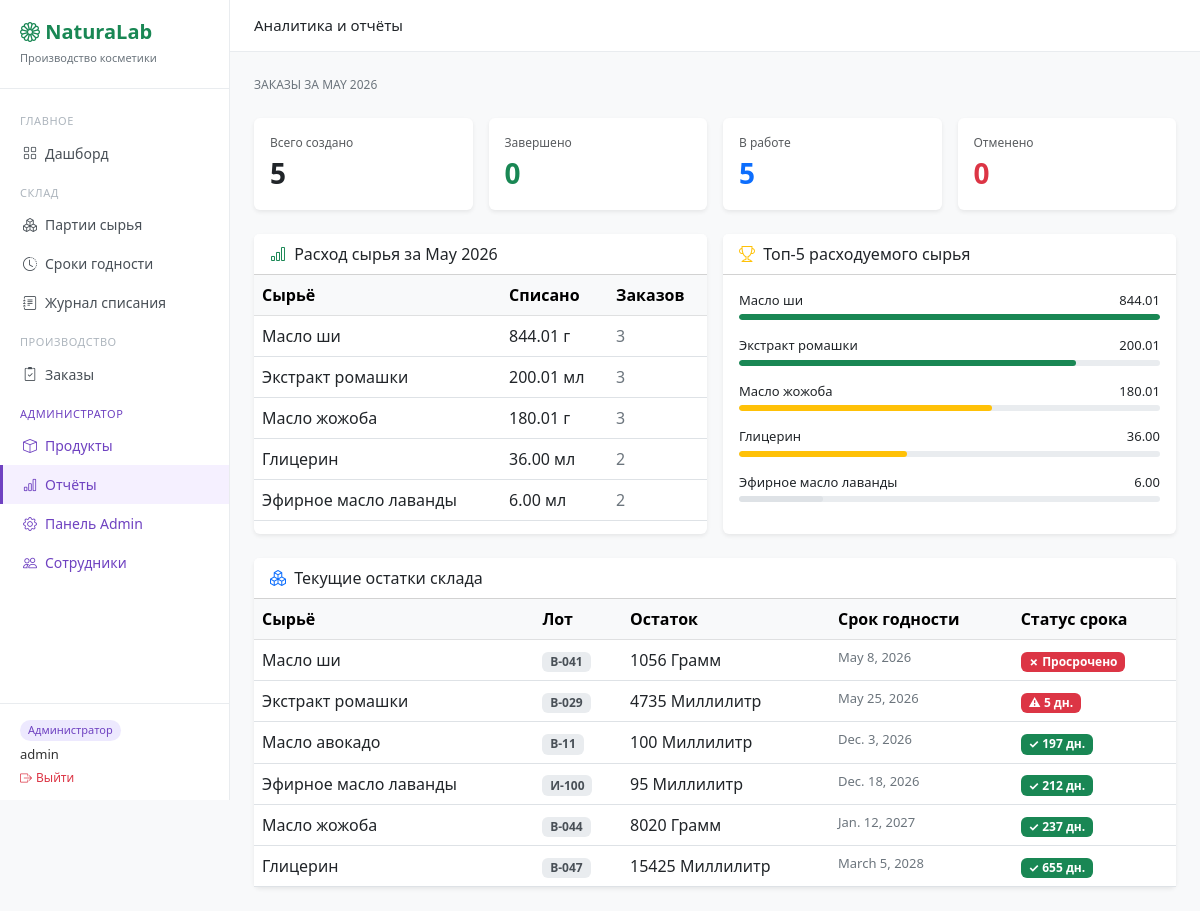
The page /warehouse/reports/ (signed in) on the database its author committed.
### warehouse/models.py (models this page shows, shortened)
class Ingredient(models.Model):
    UNIT_CHOICES = [
        ('kg', 'Килограмм'),
        ('g',  'Грамм'),
        ('l',  'Литр'),
        ('ml', 'Миллилитр'),
    ]
    name         = models.CharField(max_length=200, verbose_name='Название')
    unit         = models.CharField(max_length=10, choices=UNIT_CHOICES, verbose_name='Единица измерения')
    description  = models.TextField(blank=True, verbose_name='Описание')
    min_quantity = models.DecimalField(max_digits=10, decimal_places=2, default=0,
                                       verbose_name='Минимальный остаток')
    class Meta:
        verbose_name = 'Сырьё'
        verbose_name_plural = 'Сырьё'

class Batch(models.Model):
    STATUS_CHOICES = [
        ('available', 'Доступна'),
        ('depleted',  'Израсходована'),
        ('expired',   'Просрочена'),
    ]
    ingredient  = models.ForeignKey(Ingredient, on_delete=models.PROTECT, verbose_name='Сырьё')
    lot_number  = models.CharField(max_length=50, unique=True, verbose_name='Номер партии')
    quantity    = models.DecimalField(max_digits=10, decimal_places=3, verbose_name='Остаток')
    received_at = models.DateField(verbose_name='Дата поступления')
    expiry_date = models.DateField(verbose_name='Срок годности')
    status      = models.CharField(max_length=20, choices=STATUS_CHOICES, default='available')
    class Meta:
        verbose_name = 'Партия сырья'
        verbose_name_plural = 'Партии сырья'
        ordering = ['expiry_date']
    @property
    def days_left(self):
        from django.utils import timezone
        delta = self.expiry_date - timezone.now().date()
        return delta.days

### warehouse/views.py (the view)
# urls.py: path('reports/', views.reports, name='reports'),
@admin_required
def reports(request):
    today = timezone.now().date()
    month_start = today.replace(day=1)
    orders_month = ProductionOrder.objects.filter(created_at__date__gte=month_start)
    orders_stats = {
        'total':       orders_month.count(),
        'done':        orders_month.filter(status='done').count(),
        'in_progress': orders_month.filter(status='in_progress').count(),
        'cancelled':   orders_month.filter(status='cancelled').count(),
    }
    writeoff_stats = WriteOffLog.objects.filter(
        written_off_at__date__gte=month_start
    ).values(
        'batch__ingredient__name',
        'batch__ingredient__unit'
    ).annotate(
        total_quantity=Sum('quantity'),
        order_count=Count('order', distinct=True)
    ).order_by('-total_quantity')
    top_ingredients = WriteOffLog.objects.values(
        'batch__ingredient__name',
        'batch__ingredient__unit'
    ).annotate(
        total=Sum('quantity')
    ).order_by('-total')[:5]
    batches = Batch.objects.filter(status='available').select_related('ingredient')
    context = {
        'orders_stats':    orders_stats,
        'writeoff_stats':  writeoff_stats,
        'top_ingredients': top_ingredients,
        'batches':         batches,
        'month':           month_start.strftime('%B %Y'),
        'today':           today,
    }
    return render(request, 'warehouse/reports.html', context)

### warehouse/views.py (called while the page is built)
def admin_required(view_func):
    return user_passes_test(lambda u: u.is_superuser)(view_func)

### templates/warehouse/reports.html (shortened to what this page needs)
{% extends 'base.html' %}
{% block page_title %}Аналитика и отчёты{% endblock %}
{% block content %}
<div class="row g-3 mb-4">
  <div class="col-12">
    <div style="font-size:12px;color:#6c757d;margin-bottom:8px">
      ЗАКАЗЫ ЗА {{ month|upper }}
    </div>
  </div>
  <div class="col-md-3">
    <div class="card border-0 shadow-sm p-3">
      <div class="text-muted" style="font-size:12px">Всего создано</div>
      <div class="fs-3 fw-bold">{{ orders_stats.total }}</div>
    </div>
  </div>
  <div class="col-md-3">
    <div class="card border-0 shadow-sm p-3">
      <div class="text-muted" style="font-size:12px">Завершено</div>
      <div class="fs-3 fw-bold text-success">{{ orders_stats.done }}</div>
    </div>
  </div>
  <div class="col-md-3">
    <div class="card border-0 shadow-sm p-3">
      <div class="text-muted" style="font-size:12px">В работе</div>
      <div class="fs-3 fw-bold text-primary">{{ orders_stats.in_progress }}</div>
    </div>
  </div>
  <div class="col-md-3">
    <div class="card border-0 shadow-sm p-3">
      <div class="text-muted" style="font-size:12px">Отменено</div>
      <div class="fs-3 fw-bold text-danger">{{ orders_stats.cancelled }}</div>
    </div>
  </div>
</div>
<div class="row g-3 mb-4">
  <div class="col-md-6">
    <div class="card border-0 shadow-sm h-100">
      <div class="card-header bg-white fw-500">
        <i class="bi bi-bar-chart me-1 text-success"></i>
        Расход сырья за {{ month }}
      </div>
      <div class="card-body p-0">
        <table class="table table-hover mb-0">
          <thead class="table-light">
            <tr><th>Сырьё</th><th>Списано</th><th>Заказов</th></tr>
          </thead>
          <tbody>
            {% for item in writeoff_stats %}
            <tr>
              <td>{{ item.batch__ingredient__name }}</td>
              <td class="fw-500">
                {{ item.total_quantity|floatformat:2 }}
                {% if item.batch__ingredient__unit == 'kg' %}г
                {% elif item.batch__ingredient__unit == 'g' %}г
                {% elif item.batch__ingredient__unit == 'l' %}мл
                {% elif item.batch__ingredient__unit == 'ml' %}мл
                {% endif %}
              </td>
              <td style="color:#6c757d">{{ item.order_count }}</td>
            </tr>
            {% empty %}
            <tr>
              <td colspan="3" class="text-center text-muted py-3">
                Нет данных за этот месяц
              </td>
            </tr>
            {% endfor %}
          </tbody>
        </table>
      </div>
    </div>
  </div>
  <div class="col-md-6">
    <div class="card border-0 shadow-sm h-100">
      <div class="card-header bg-white fw-500">
        <i class="bi bi-trophy me-1 text-warning"></i>
        Топ-5 расходуемого сырья
      </div>
      <div class="card-body">
        {% for item in top_ingredients %}
        <div class="mb-3">
          <div class="d-flex justify-content-between mb-1" style="font-size:13px">
            <span>{{ item.batch__ingredient__name }}</span>
            <span class="fw-500">{{ item.total|floatformat:2 }}</span>
          </div>
          <div style="height:6px;background:#e9ecef;border-radius:99px;overflow:hidden">
            {% if forloop.first %}
            <div style="height:100%;background:#198754;border-radius:99px;width:100%"></div>
            {% elif forloop.counter == 2 %}
            <div style="height:100%;background:#198754;border-radius:99px;width:80%"></div>
            {% elif forloop.counter == 3 %}
            <div style="height:100%;background:#ffc107;border-radius:99px;width:60%"></div>
            {% elif forloop.counter == 4 %}
            <div style="height:100%;background:#ffc107;border-radius:99px;width:40%"></div>
            {% else %}
            <div style="height:100%;background:#dee2e6;border-radius:99px;width:20%"></div>
            {% endif %}
          </div>
        </div>
        {% empty %}
        <div class="text-muted text-center py-3" style="font-size:13px">
          Нет данных о списании
        </div>
        {% endfor %}
      </div>
    </div>
  </div>
</div>
<div class="card border-0 shadow-sm">
  <div class="card-header bg-white fw-500">
    <i class="bi bi-boxes me-1 text-primary"></i>
    Текущие остатки склада
  </div>
  <div class="card-body p-0">
    <table class="table table-hover mb-0">
      <thead class="table-light">
        <tr><th>Сырьё</th><th>Лот</th><th>Остаток</th><th>Срок годности</th><th>Статус срока</th></tr>
      </thead>
      <tbody>
        {% for batch in batches %}
        <tr>
          <td class="fw-500">{{ batch.ingredient.name }}</td>
          <td>
            <span class="badge" style="background:#e9ecef;color:#495057">
              {{ batch.lot_number }}
            </span>
          </td>
          <td>{{ batch.quantity|floatformat:0 }} {{ batch.ingredient.get_unit_display }}</td>
          <td style="font-size:13px;color:#6c757d">{{ batch.expiry_date }}</td>
          <td>
            {% if batch.days_left < 0 %}
              <span class="badge bg-danger">✗ Просрочено</span>
            {% elif batch.days_left <= 14 %}
              <span class="badge bg-danger">⚠ {{ batch.days_left }} дн.</span>
            {% elif batch.days_left <= 30 %}
              <span class="badge bg-warning text-dark">⚠ {{ batch.days_left }} дн.</span>
            {% elif batch.days_left <= 90 %}
              <span class="badge bg-success">{{ batch.days_left }} дн.</span>
            {% else %}
              <span class="badge bg-success">✓ {{ batch.days_left }} дн.</span>
            {% endif %}
          </td>
        </tr>
        {% endfor %}
      </tbody>
    </table>
  </div>
</div>
{% endblock %}

### templates/base.HTML (shortened to what this page needs)
<!DOCTYPE html>
<html lang="ru">
<head>
  <link href="https://cdn.jsdelivr.net/npm/bootstrap@5.3.0/dist/css/bootstrap.min.css" rel="stylesheet">
  <link href="https://cdn.jsdelivr.net/npm/bootstrap-icons@1.11.0/font/bootstrap-icons.css" rel="stylesheet">
</head>
<body>
<div class="sidebar">
  <div class="logo">
    <h5><i class="bi bi-flower1"></i> NaturaLab</h5>
    <small>Производство косметики</small>
  </div>
  <div style="flex:1;overflow-y:auto">
    <div class="nav-section">ГЛАВНОЕ</div>
    <a href="{% url 'dashboard' %}" class="nav-link {% if request.resolver_match.url_name == 'dashboard' %}active{% endif %}">
      <i class="bi bi-grid me-2"></i>Дашборд
    </a>
    <div class="nav-section">СКЛАД</div>
    <a href="{% url 'batch-list' %}" class="nav-link {% if 'batch' in request.resolver_match.url_name %}active{% endif %}">
      <i class="bi bi-boxes me-2"></i>Партии сырья
    </a>
    <a href="{% url 'expiry-list' %}" class="nav-link {% if request.resolver_match.url_name == 'expiry-list' %}active{% endif %}">
      <i class="bi bi-clock-history me-2"></i>Сроки годности
    </a>
    <a href="{% url 'writeoff-log' %}" class="nav-link {% if request.resolver_match.url_name == 'writeoff-log' %}active{% endif %}">
      <i class="bi bi-journal-text me-2"></i>Журнал списания
    </a>
    <div class="nav-section">ПРОИЗВОДСТВО</div>
    <a href="{% url 'order-list' %}" class="nav-link {% if 'order' in request.resolver_match.url_name %}active{% endif %}">
      <i class="bi bi-clipboard2-check me-2"></i>Заказы
    </a>
    {% if request.user.is_superuser %}
    <div class="nav-section" style="color:#6f42c1">АДМИНИСТРАТОР</div>
    <a href="{% url 'product-list' %}" class="nav-link admin-link {% if 'product' in request.resolver_match.url_name %}active{% endif %}">
      <i class="bi bi-box me-2"></i>Продукты
    </a>
    <a href="{% url 'reports' %}" class="nav-link admin-link {% if request.resolver_match.url_name == 'reports' %}active{% endif %}">
      <i class="bi bi-bar-chart me-2"></i>Отчёты
    </a>
    <a href="{% url 'admin:index' %}" class="nav-link admin-link" target="_blank">
      <i class="bi bi-gear me-2"></i>Панель Admin
    </a>
    <a href="{% url 'user-list' %}" class="nav-link admin-link {% if request.resolver_match.url_name == 'user-list' %}active{% endif %}">
      <i class="bi bi-people me-2"></i>Сотрудники
    </a>
    {% endif %}
  </div>
  <div style="padding:12px 20px;border-top:1px solid #e9ecef">
    <div style="margin-bottom:4px">
      {% if request.user.is_superuser %}
        <span class="user-badge badge-admin">Администратор</span>
      {% else %}
        <span class="user-badge badge-worker">Сотрудник</span>
      {% endif %}
    </div>
    <div style="font-size:13px;font-weight:500;color:#333">{{ request.user.username }}</div>
    <form method="post" action="{% url 'logout' %}" style="margin:0">
      <button type="submit" style="background:none;border:none;padding:0;font-size:12px;color:#dc3545;cursor:pointer">
        <i class="bi bi-box-arrow-right me-1"></i>Выйти
      </button>
    </form>
  </div>
</div>
<div class="topbar">
  <span style="font-size:15px;font-weight:500">{% block page_title %}{% endblock %}</span>
</div>
<div class="main-content">
  {% block content %}{% endblock %}
</div>
</body>
</html>

### templates/base.HTML (style rules this page uses)
body { background: #f8f9fa; }
.sidebar { min-height: 100vh; background: #fff; border-right: 1px solid #e9ecef; width: 230px; position: fixed; top: 0; left: 0; padding-top: 20px; display: flex; flex-direction: column; }
.sidebar .logo { padding: 0 20px 20px; border-bottom: 1px solid #e9ecef; margin-bottom: 12px; }
.sidebar .logo h5 { margin: 0; font-weight: 600; color: #198754; }
.sidebar .logo small { color: #6c757d; font-size: 11px; }
.sidebar .nav-link { color: #495057; padding: 9px 20px; font-size: 14px; border-left: 3px solid transparent; display: flex; align-items: center; }
.sidebar .nav-link.active { color: #198754; border-left-color: #198754; background: #f0fdf4; font-weight: 500; }
.sidebar .nav-section { font-size: 11px; color: #adb5bd; padding: 12px 20px 4px; letter-spacing: .05em; }
.sidebar .nav-link.admin-link { color: #6f42c1; }
.sidebar .nav-link.admin-link.active { color: #6f42c1; border-left-color: #6f42c1; background: #f5f0ff; }
.main-content { margin-left: 230px; padding: 24px; }
.topbar { background: #fff; border-bottom: 1px solid #e9ecef; padding: 14px 24px; margin-left: 230px; display: flex; align-items: center; justify-content: space-between; }
.user-badge { display: inline-block; padding: 2px 8px; border-radius: 99px; font-size: 11px; font-weight: 500; }
.badge-admin { background: #ede9fe; color: #6f42c1; }

### rows shown on the page
Ingredient: batch__ingredient__name "Масло ши", total_quantity "844.01", shows "г", order_count "3", total "844.01"
Ingredient: batch__ingredient__name "Экстракт ромашки", total_quantity "200.01", shows "мл", order_count "3", total "200.01"
Ingredient: batch__ingredient__name "Масло жожоба", total_quantity "180.01", shows "г", order_count "3", total "180.01"
Ingredient: batch__ingredient__name "Глицерин", total_quantity "36.00", shows "мл", order_count "2", total "36.00"
Ingredient: batch__ingredient__name "Эфирное масло лаванды", total_quantity "6.00", shows "мл", order_count "2", total "6.00"
Batch: ingredient.name "Масло ши", lot_number "B-041", quantity "1056", ingredient.unit "Грамм", expiry_date "May 8, 2026", shows "✗ Просрочено"
Batch: ingredient.name "Экстракт ромашки", lot_number "B-029", quantity "4735", ingredient.unit "Миллилитр", expiry_date "May 25, 2026", days_left "5"
Batch: ingredient.name "Масло авокадо", lot_number "B-11", quantity "100", ingredient.unit "Миллилитр", expiry_date "Dec. 3, 2026", days_left "197"
Batch: ingredient.name "Эфирное масло лаванды", lot_number "И-100", quantity "95", ingredient.unit "Миллилитр", expiry_date "Dec. 18, 2026", days_left "212"
Batch: ingredient.name "Масло жожоба", lot_number "B-044", quantity "8020", ingredient.unit "Грамм", expiry_date "Jan. 12, 2027", days_left "237"
Batch: ingredient.name "Глицерин", lot_number "B-047", quantity "15425", ingredient.unit "Миллилитр", expiry_date "March 5, 2028", days_left "655"

### other values the page prints
{{ request.user.username }} "admin"
{{ month|upper }} "MAY 2026"
{{ orders_stats.total }} "5"
{{ orders_stats.done }} "0"
{{ orders_stats.in_progress }} "5"
{{ orders_stats.cancelled }} "0"
{{ month }} "May 2026"
